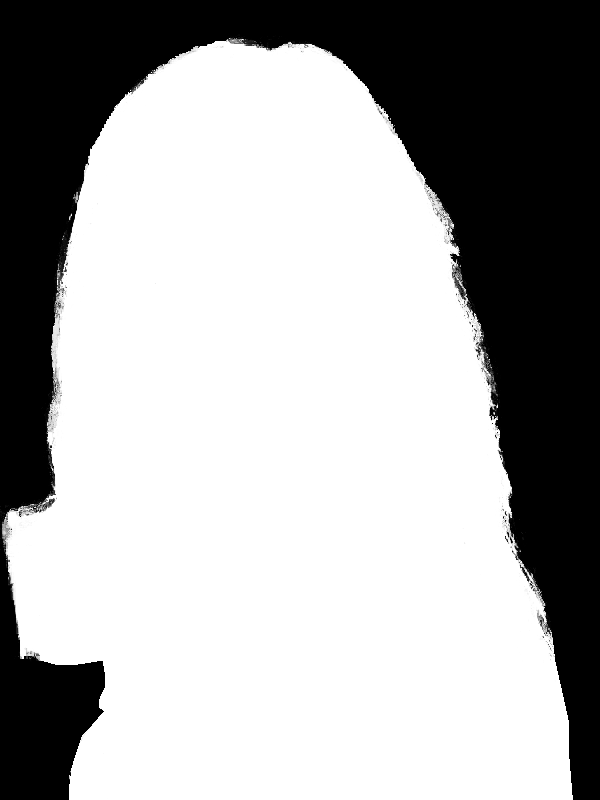
#> input picture data/alpha/1803151818-00000003.png, 600 x 800 px; its folder holds 2 pictures in this run
$ python gen_trimap.py
#> lines starting #> are read from the running program, lines starting #| are printed output that depends on the picture; after the words box and inside, x2 and y2 are one past the last pixel; in counts of white or black regions, pixels touching at a corner belong together; pictures that were not available may be replaced by others from this repository, and a replacement may not be noted
#> in main, alpha is the input picture: shape (800, 600); min 0, max 255, mean 169
import cv2, os
import numpy as np
import argparse
import tqdm

"""
def get_args():
    parser = argparse.ArgumentParser(description='Trimap')
    parser.add_argument('--mskDir', type=str, required=True, help="masks directory")
    parser.add_argument('--saveDir', type=str, required=True, help="where trimap result save to")
    parser.add_argument('--list', type=str, required=True, help="list of images id")
    parser.add_argument('--size', type=int, required=True, help="kernel size")
    args = parser.parse_args()
    print(args)
    return args
"""
# a simple trimap generation code for fixed kernel size
def erode_dilate(msk, size=(10, 10), smooth=True):
#> called with size = (18, 18), smooth = True
    if smooth:
        size = (size[0]-4, size[1]-4)
    kernel = cv2.getStructuringElement(cv2.MORPH_ELLIPSE, size)

    dilated = cv2.dilate(msk, kernel, iterations=1)
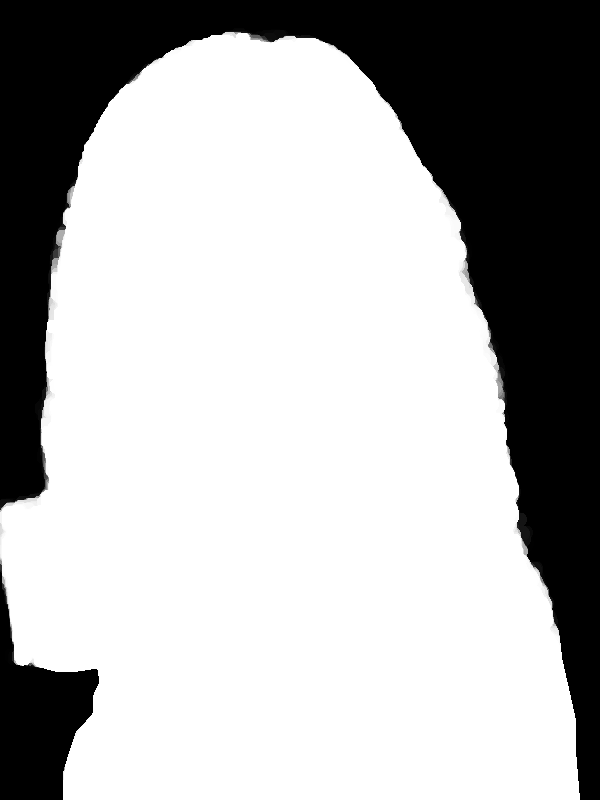
#> dilated: shape (800, 600); min 0, max 255, mean 177
    if smooth:  # if it is .jpg, prevent output to be jagged
        dilated[(dilated>5)] = 255
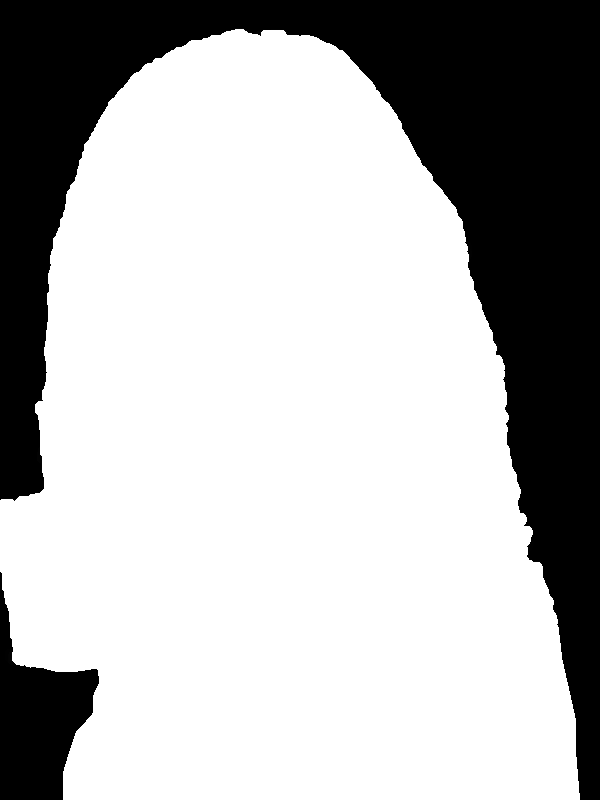
#> dilated: shape (800, 600); 1.79% of pixels changed, all inside (x1, y1, x2, y2) = (0, 29, 563, 780)
        dilated[(dilated <= 5)] = 0
#> dilated: shape (800, 600); 70.1% white; 2 black regions, box (x1, y1, x2, y2) and area: (0, 0, 600, 800) 132449, (0, 572, 99, 800) 11116
    else:
        dilated[(dilated>0)] = 255

    eroded = cv2.erode(msk, kernel, iterations=1)
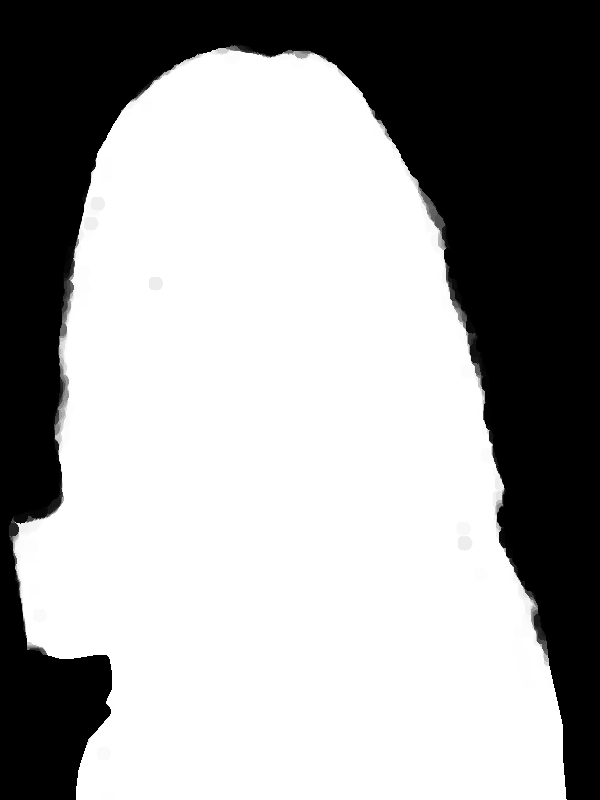
#> eroded: shape (800, 600); min 0, max 255, mean 160.5
    if smooth:
        eroded[(eroded<250)] = 0
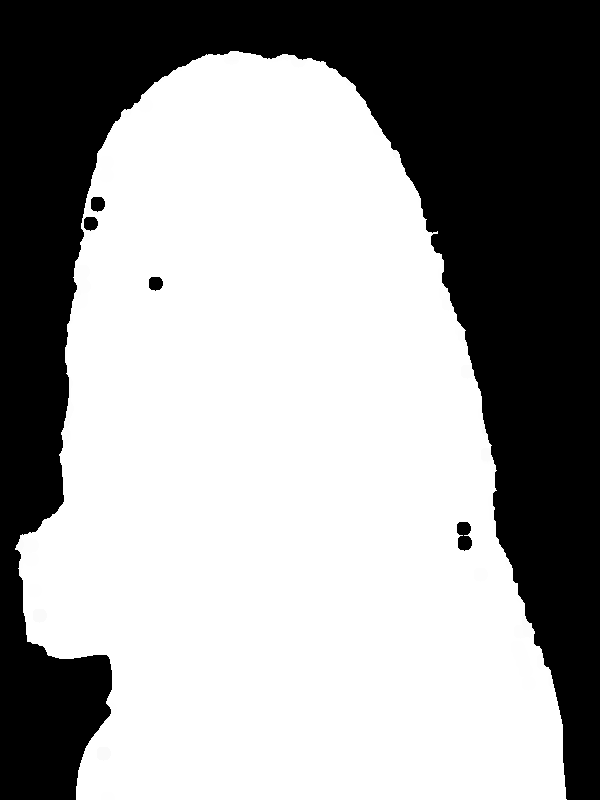
#> eroded: shape (800, 600); 2.37% of pixels changed, all inside (x1, y1, x2, y2) = (7, 44, 550, 746)
        eroded[(eroded >= 250)] = 255
#> eroded: shape (800, 600); 61.8% white; 5 black regions, box (x1, y1, x2, y2) and area: (0, 0, 600, 800) 182532, (457, 522, 472, 551) 340, (91, 197, 105, 212) 177, (84, 217, 98, 231) 163, (149, 277, 163, 291) 163
    else:
        eroded[(eroded < 255)] = 0

    res = dilated.copy()
    res[((dilated == 255) & (eroded == 0))] = 128
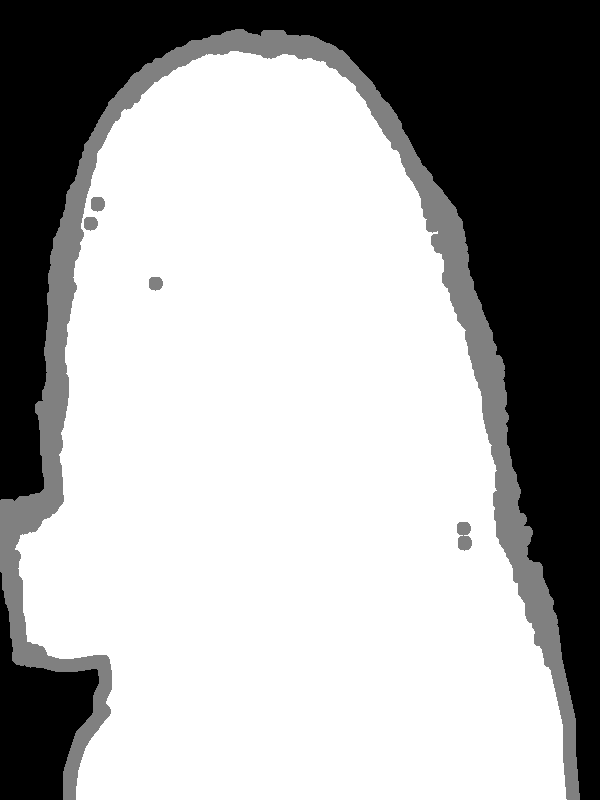
#> res: shape (800, 600); min 0, max 255, mean 168.2

    """# make sure there are only 3 values in trimap
    cnt0 = len(np.where(res >= 0)[0])
    cnt1 = len(np.where(res == 0)[0])
    cnt2 = len(np.where(res == 128)[0])
    cnt3 = len(np.where(res == 255)[0])
    assert cnt0 == cnt1 + cnt2 + cnt3
    """

    return res

# trimap generation with different/random kernel size
# [70 lines left out: functions rand_trimap, get_trimap, not called in this run]


def main():
    kernel_size = 18
    alphaDir = 'alpha'  # where alpha matting images are
    trimapDir = 'trimap'
    names = os.listdir('image')
    if names == []:
        raise ValueError('No images are in the dir: ./image')
    print("Images Count: {}".format(len(names)))

    for name in tqdm.tqdm(names):
        alpha_path = alphaDir + "/" + name.strip()[:-4] + ".png"
        trimap_path = trimapDir + "/" + name.strip()[:-4] + ".png"  # output must be .png format
        alpha = cv2.imread(alpha_path, 0)
        if name[-3:] != 'png':
            trimap = erode_dilate(alpha, size=(kernel_size, kernel_size), smooth=True)
        else:
            trimap = erode_dilate(alpha, size=(kernel_size, kernel_size))

        #print("Write to {}".format(trimap_name))
        cv2.imwrite(trimap_path, trimap)

if __name__ == "__main__":
    main()
